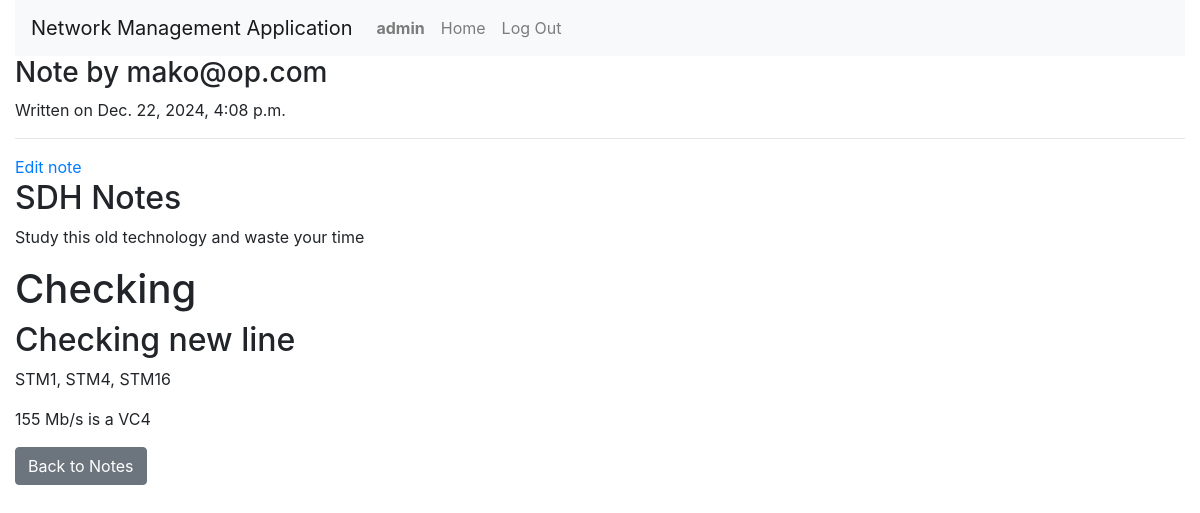
Page /notes/4/details/ (signed in) on the committed database.
### nms/models.py (models this page shows, shortened)
class User(AbstractUser):
    ROLES = (
        ('noc', 'NOC Staff'),
        ('technician', 'Technician'),
        ('manager', 'Manager'),
        ('client', 'Client')
    )
    role = models.CharField(max_length=50, choices=ROLES, default='client')

class Note(models.Model):
    user = models.ForeignKey(User, on_delete=models.CASCADE, related_name='notes')
    title = models.CharField(max_length=100, default="No Title Provided")
    content = models.TextField()  # Store the Markdown content
    created_at = models.DateTimeField(auto_now_add=True)

### nms/views.py (the view)
# urls.py: path('notes/<int:note_id>/details/', views.view_note, name='view_note'),
def view_note(request, note_id):
    note = get_object_or_404(Note, id=note_id)
    rendered_content = md(note.content, extensions=['extra', 'codehilite'])  # Render Markdown
    return render(request, 'nms/view_note.html', {'note': note, 'rendered_content': rendered_content})

### nms/templates/nms/view_note.html
{% extends "nms/layout.html" %}
{% block body %}
<h3>Note by {{ note.user.username }}</h3>
<div>
    <span>Written on {{ note.created_at }}</span>
    <hr>
    <a href="{% url 'edit_note' note.id %}">Edit note</a>
    <h2>{{ note.title }}</h2>
    <div>
        {{ rendered_content|safe }}
    </div>
</div>
<button id="back-to-notes" class="btn btn-secondary">Back to Notes</button>
{% endblock %}

### nms/templates/nms/layout.html (shortened to what this page needs)
{% load static %}
<!DOCTYPE html>
<html lang="en">
    <head>
        <link rel="stylesheet" href="https://stackpath.bootstrapcdn.com/bootstrap/4.4.1/css/bootstrap.min.css">
        {% load static %}
        <link href="{% static 'nms/styles.css' %}" rel="stylesheet">
    </head>
    <body>
        <div class="container-fluid">
        <nav class="navbar navbar-expand-lg navbar-light bg-light">
            <a class="navbar-brand" href="/">Network Management Application</a>
            <div>
              <ul class="navbar-nav mr-auto">
                {% if user.is_authenticated %}
                    <li class="nav-item">
                        <a class="nav-link" href="#"><strong>{{ user.username }}</strong></a>
                    </li>
                    <li class="nav-item">
                        <a class="nav-link" href="{% url 'index' %}">Home</a>
                    </li>
                    <li class="nav-item">
                        <a class="nav-link" href="{% url 'logout' %}">Log Out</a>
                    </li>
                {% endif %}
              </ul>
            </div>
          </nav>
        <div class="body">
            {% block body %}
            {% endblock %}
        </div>
    </div>
    </body>
</html>

### rows in the picture
User: username "admin"
Note: user.username "mako@op.com", created_at "Dec. 22, 2024, 4:08 p.m.", title "SDH Notes"

### other values in the picture
{{ rendered_content|safe }} "Study this old technology and waste your time Checking Checking new line STM1, STM4, STM16 155 Mb/s is a VC4"
